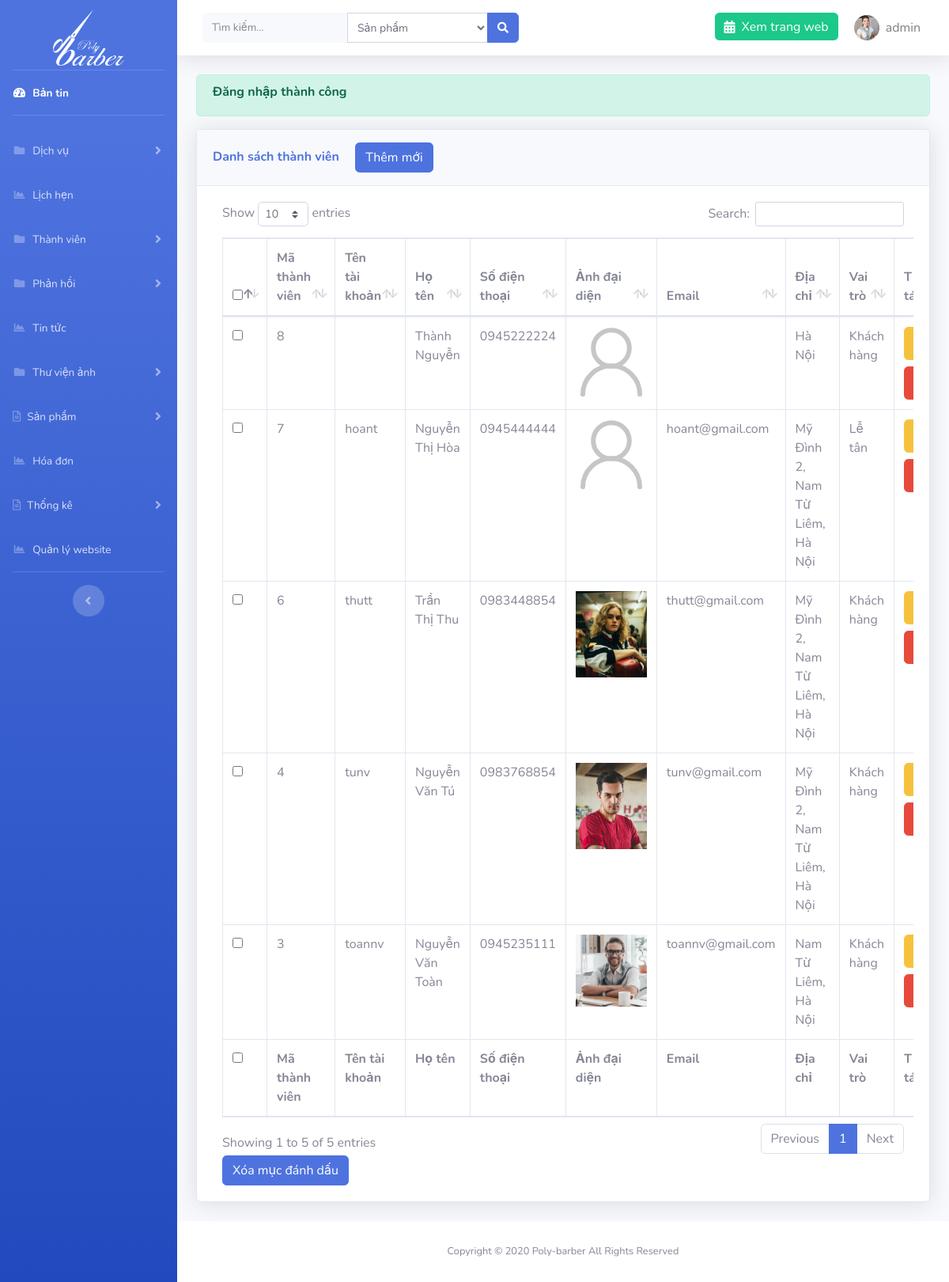
The page /admin/?page=user (signed in) on the database its author committed.
### tables this page shows
CREATE TABLE `setting` (
  `id` int(11) NOT NULL,
  `logo` varchar(191) NOT NULL,
  `file_ico` varchar(191) NOT NULL,
  `title` varchar(191) NOT NULL,
  `introduce` text NOT NULL,
  `slogan` varchar(191) NOT NULL
);

CREATE TABLE `users` (
  `id` int(11) NOT NULL,
  `account` varchar(191) NOT NULL,
  `password` varchar(191) NOT NULL,
  `name` varchar(191) NOT NULL,
  `address` varchar(255) NOT NULL,
  `phone` varchar(11) NOT NULL,
  `email` varchar(191) NOT NULL,
  `role` int(1) NOT NULL,
  `images` varchar(191) DEFAULT NULL,
  `code` varchar(191) DEFAULT NULL,
  `time_code` int(11) DEFAULT NULL
);

### libs/database.php (called while the page is built, shortened)
<?php
function connection()
{
    try {
       $conn = new PDO("mysql:host=localhost; dbname=polybarber; charset=utf8", "root", "");
    } catch (PDOException $e) {
        echo "Lỗi Kết nối" . $e->getMessage();
    }
    return $conn;
}
function query_exe($sql) {
    $conn = connection();
    try {
        $stmt = $conn->prepare($sql);
        $stmt->execute();
        $result = $stmt->fetchAll(PDO::FETCH_ASSOC);
        return $result;
    } catch (PDOException $e) {
        echo "Lỗi dữ liệu" . $e->getMessage();
    } finally {
        unset($conn);
    }
}
function query_limit($sql) {
    $conn = connection();
    try {
        $stmt = $conn->prepare($sql);
        $stmt->execute();
        $result = $stmt->fetch(PDO::FETCH_ASSOC);
        return $result;
    } catch (PDOException $e) {
        echo "Lỗi dữ liệu" . $e->getMessage();
    } finally {
        unset($conn);
    }
}

### libs/setting.php (called while the page is built, shortened)
<?php
require_once "database.php";
function list_limit_setting(){
    $sql = "SELECT * from setting order by id limit 0,1";
    return query_limit($sql);
}

### libs/users.php (called while the page is built, shortened)
<?php
require_once "database.php";
function user_list_all($id){
    $sql = "SELECT * from users Where id != $id ORDER BY id DESC";
    return query_exe($sql);
}

### admin/users/index.php (the view, shortened to what this page needs)
<?php
$user =  user_list_all($_SESSION['user']['id']);
?>
<div class="container-fluid">
    <?php if (isset($_SESSION['message'])) : ?>
        <div class="alert alert-success alert-bold">
            <h6 class="font-weight-bold alert-text"><?= $_SESSION['message'] ?></h6>
        </div>
    <?php endif; ?>
    <div class="card shadow mb-4">
        <div class="card-header py-3">
            <h6 class="m-0 font-weight-bold text-primary">Danh sách thành viên <a href="<?= ROOT ?>admin/?page=user&action=add" class="btn btn-primary ml-3">Thêm mới</a></h6>
        </div>
        <div class="card-body">
            <div class="table-responsive">
                <form action="" method="POST" class="col-12">
                    <table class="table table-bordered" id="dataTable" width="100%" cellspacing="0">
                        <thead>
                            <tr>
                                <th>
                                    <input type="checkbox" name="checkall" class="checkall">
                                </th>
                                <th>Mã thành viên</th>
                                <th>Tên tài khoản</th>
                                <th>Họ tên</th>
                                <th>Số điện thoại</th>
                                <th>Ảnh đại diện</th>
                                <th>Email</th>
                                <th>Địa chỉ</th>
                                <th>Vai trò</th>
                                <th>Thao tác</th>
                            </tr>
                        </thead>
                        <tfoot>
                            <tr>
                                <th>
                                    <input type="checkbox" name="checkall" class="checkall">
                                </th>
                                <th>Mã thành viên</th>
                                <th>Tên tài khoản</th>
                                <th>Họ tên</th>
                                <th>Số điện thoại</th>
                                <th>Ảnh đại diện</th>
                                <th>Email</th>
                                <th>Địa chỉ</th>
                                <th>Vai trò</th>
                                <th>Thao tác</th>
                            </tr>
                        </tfoot>
                        <tbody>
                            <?php foreach ($user as $r) : ?>
                                <tr>
                                    <td>
                                        <input type="checkbox" name="id[]" value="<?= $r['id'] ?>">
                                    </td>
                                    <td><?= $r['id'] ?></td>
                                    <td><?= $r['account'] ?></td>
                                    <td><?= $r['name'] ?></td>
                                    <td><?= $r['phone'] ?></td>
                                    <td>
                                        <img src="../images/users/<?= $r['images'] ?>" width="90" alt="">
                                    </td>
                                    <td><?= $r['email'] ?></td>
                                    <td><?= $r['address'] ?></td>
                                    <?php if ($r['role'] == 1) : ?>
                                        <td>Quản trị</td>
                                    <?php elseif ($r['role'] == 2) : ?>
                                        <td>Lễ tân</td>
                                    <?php else : ?>
                                        <td>Khách hàng</td>
                                    <?php endif; ?>
                                    <td>
                                        <a href="<?= ROOT ?>admin/?page=user&action=edit&id=<?= $r['id'] ?>" class="btn btn-warning d-block p-2 w-75 mb-2"><i class="far fa-edit"></i></a>
                                        <a href="<?= ROOT ?>admin/?page=user&id=<?= $r['id'] ?>" onclick="return confirm('Bạn có chắc muốn xóa không')" class="btn btn-danger d-block p-2 w-75"><i class="far fa-trash-alt"></i></a>
                                    </td>
                                </tr>
                            <?php endforeach; ?>
                        </tbody>
                    </table>
                    <button type="submit" class="btn btn-primary" id="btndel-category" name="btn-del">Xóa mục đánh dấu</button>
                </form>
            </div>
        </div>
    </div>
</div>

### admin/template/header.php (shortened to what this page needs)
<?php $setting = list_limit_setting(); ?>
<!DOCTYPE html>
<html lang="en">
<head>
    <link href="resource/vendor/fontawesome-free/css/all.min.css" rel="stylesheet" type="text/css">
    <link rel="stylesheet" href="resource/vendor/select2.min.css" />
<link rel="stylesheet" href="https://maxcdn.bootstrapcdn.com/bootstrap/4.4.1/css/bootstrap.min.css">
    <link href="resource/css/sb-admin-2.css" rel="stylesheet">
    <link href="resource/vendor/datatables/dataTables.bootstrap4.min.css" rel="stylesheet">
</head>
<body id="page-top">
    <div id="wrapper">
        <ul class="navbar-nav bg-gradient-primary sidebar sidebar-dark accordion" id="accordionSidebar">
            <a class="sidebar-brand d-flex align-items-center justify-content-center mb-3 pt-5" href="<?=ROOT?>admin">
                <img src="../images/<?=$setting['logo']?>" alt="logo" width="90" height="70">
            </a>
            <hr class="sidebar-divider my-0">
            <li class="nav-item active">
                <a class="nav-link" href="<?= ROOT ?>admin">
                    <i class="fas fa-fw fa-tachometer-alt"></i>
                    <span>Bản tin</span></a>
            </li>
            <hr class="sidebar-divider">
            <li class="nav-item">
                <a class="nav-link collapsed" href="#" data-toggle="collapse" data-target="#collapsePages" aria-expanded="true" aria-controls="collapsePages">
                    <i class="fas fa-fw fa-folder"></i>
                    <span>Dịch vụ</span>
                </a>
            </li>
            <li class="nav-item">
                <a class="nav-link" href="<?= ROOT ?>admin/?page=appointment">
                    <i class="fas fa-fw fa-chart-area"></i>
                    <span>Lịch hẹn</span></a>
            </li>
             <li class="nav-item">
                <a class="nav-link collapsed" href="#" data-toggle="collapse" data-target="#collapsePages2" aria-expanded="true" aria-controls="collapsePages">
                    <i class="fas fa-fw fa-folder"></i>
                    <span>Thành viên</span>
                </a>
            </li>
             <li class="nav-item">
                <a class="nav-link collapsed" href="#" data-toggle="collapse" data-target="#collapsePages3" aria-expanded="true" aria-controls="collapsePages">
                    <i class="fas fa-fw fa-folder"></i>
                    <span>Phản hồi</span>
                </a>
            </li>
               <li class="nav-item">
                <a class="nav-link" href="<?= ROOT ?>admin/?page=new">
                    <i class="fas fa-fw fa-chart-area"></i>
                    <span>Tin tức</span></a>
            </li>
  <li class="nav-item">
                <a class="nav-link collapsed" href="#" data-toggle="collapse" data-target="#collapsePages4" aria-expanded="true" aria-controls="collapsePages">
                    <i class="fas fa-fw fa-folder"></i>
                    <span>Thư viện ảnh</span>
                </a>
            </li>
            <li class="nav-item">
                <a class="nav-link collapsed" href="#" data-toggle="collapse" data-target="#collapseTwo" aria-expanded="true" aria-controls="collapseTwo">
                    <i class="far fa-file-alt"></i>
                    <span>Sản phẩm</span>
                </a>
            </li>
            <li class="nav-item">
                <a class="nav-link" href="<?= ROOT ?>admin/?page=order">
                    <i class="fas fa-fw fa-chart-area"></i>
                    <span>Hóa đơn</span></a>
            </li>
            <li class="nav-item">
                <a class="nav-link collapsed" href="#" data-toggle="collapse" data-target="#collapseTwo1" aria-expanded="true" aria-controls="collapseTwo">
                    <i class="far fa-file-alt"></i>
                    <span>Thống kê</span>
                </a>
            </li>
               <li class="nav-item">
                <a class="nav-link" href="<?= ROOT ?>admin/?page=setting">
                    <i class="fas fa-fw fa-chart-area"></i>
                    <span>Quản lý website</span></a>
            </li>
            <hr class="sidebar-divider d-none d-md-block">
            <div class="text-center d-none d-md-inline">
                <button class="rounded-circle border-0" id="sidebarToggle"></button>
            </div>
        </ul>
        <div id="content-wrapper" class="d-flex flex-column">
            <div id="content">
                <nav class="navbar navbar-expand navbar-light bg-white topbar mb-4 static-top shadow">
                    <form class="d-none d-sm-inline-block form-inline mr-auto ml-md-3 my-2 my-md-0 mw-100 navbar-search" method="POST" action="<?= ROOT ?>admin/search.php">
                        <div class="input-group">
                            <input name="keyword" type="text" title="Vui lòng nhập nội dung tìm kiếm" class="form-control bg-light border-0 small" placeholder="Tìm kiếm..." aria-label="Search" aria-describedby="basic-addon2" required>
                            <select name="select_search" id="" class="form-control form-control-sm select-search">
                        <option value="1">Sản phẩm</option>
                    </select>
                            <div class="input-group-append">
                                <button class="btn btn-primary" type="submit">
                                    <i class="fas fa-search fa-sm"></i>
                                </button>
                            </div>
                        </div>
                    </form>
                    <ul class="navbar-nav ml-auto">
                        <li class="nav-item no-arrow">
                            <a href="<?=ROOT?>" class="nav-link bg-success text-white h-50 mt-3 rounded"><i class="fas fa-calendar-alt mr-2"></i>Xem trang web</a>
                        </li>
                        <li class="nav-item dropdown no-arrow">
                            <a class="nav-link dropdown-toggle" href="" id="userDropdown" role="button" data-toggle="dropdown" aria-haspopup="true" aria-expanded="false">
                                <img class="img-profile rounded-circle" src="../images/users/<?=$_SESSION['user']['images']?>">
                                <span class="ml-2 mr-2 text-black-50"><?=$_SESSION['user']['account']?></span>
                            </a>
                        </li>
                    </ul>
                </nav>

### rows shown on the page
setting: logo (picture)
users: id "8", name "Thành Nguyễn", phone "0945222224", images (placeholder picture), address "Hà Nội", role "Khách hàng"
users: id "7", account "hoant", name "Nguyễn Thị Hòa", phone "0945444444", images (placeholder picture), email "hoant@gmail.com", address "Mỹ Đình 2, Nam Từ Liêm, Hà Nội", role "Lễ tân"
users: id "6", account "thutt", name "Trần Thị Thu", phone "0983448854", images (picture), email "thutt@gmail.com", address "Mỹ Đình 2, Nam Từ Liêm, Hà Nội", role "Khách hàng"
users: id "4", account "tunv", name "Nguyễn Văn Tú", phone "0983768854", images (picture), email "tunv@gmail.com", address "Mỹ Đình 2, Nam Từ Liêm, Hà Nội", role "Khách hàng"
users: id "3", account "toannv", name "Nguyễn Văn Toàn", phone "0945235111", images (picture), email "toannv@gmail.com", address "Nam Từ Liêm, Hà Nội", role "Khách hàng"

### other values the page prints
$_SESSION['user']['account'] "admin"
$_SESSION['message'] "Đăng nhập thành công"
